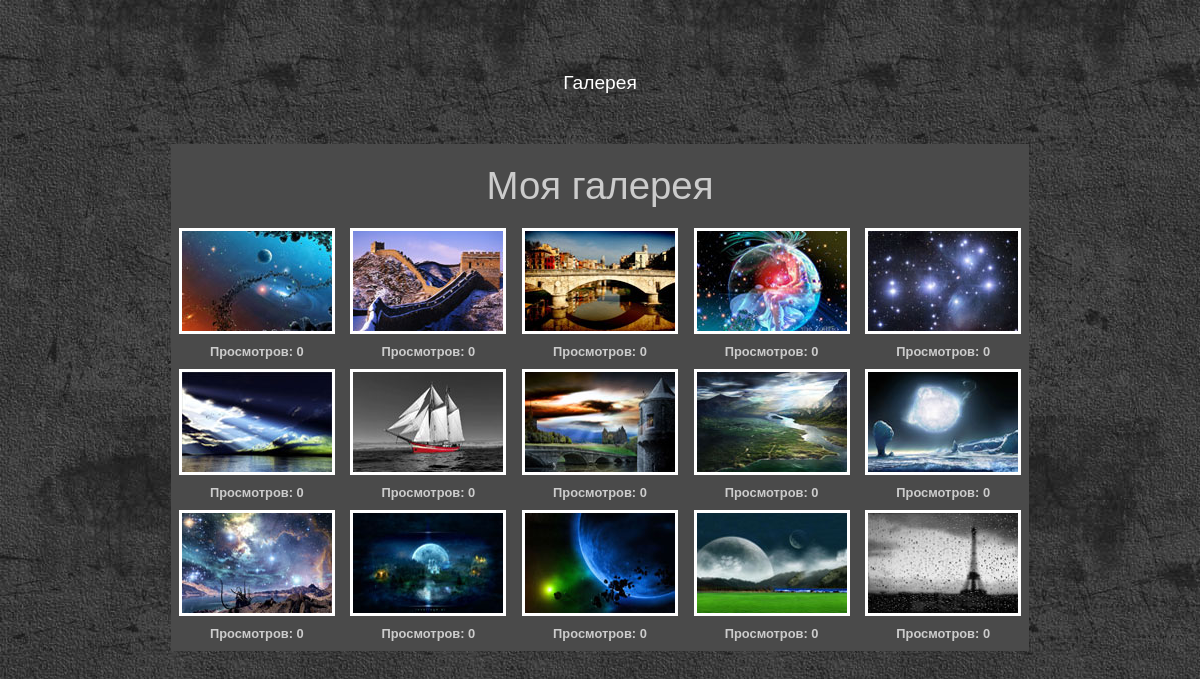
The page / on the database its author committed.
### tables this page shows
CREATE TABLE `users` (
  `id` int(11) NOT NULL,
  `name` varchar(16) NOT NULL,
  `big` varchar(10) NOT NULL DEFAULT 'big',
  `small` varchar(10) NOT NULL DEFAULT 'small',
  `vews` int(11) NOT NULL DEFAULT '0'
);

### index.php (the view, shortened to what this page needs)
<?php
$link = mysqli_connect('127.0.0.1', 'root', '', 'lesson_5');
if (isset($_GET['page'])) {
    $page = $_GET['page'];
    if (isset($_GET['id'])){
        $id = $_GET['id'];
    }
} else {
    $page = 'gallery';
}
function render ($page, $params = []) {
    return renderTemplate('main', [
        'menu' => renderTemplate('menu'),
        'content' => renderTemplate($page, $params)
    ]);
}
function renderTemplate($page, $params = []) {
    $tpl = DIR_TEMPLATES . $page . ".php";
    include  $tpl;
    return ob_get_clean();
}
function renderGallery ($link) {
    $str = '';
    $dir = DIR_IMG . "/";
    $sql = "SELECT `id`, `name`, `big`, `small`, `vews` FROM `users` ORDER BY `users`.`vews` DESC";
    $result = mysqli_query($link, $sql);
    while ($row = mysqli_fetch_assoc($result)) {
        $str .= "<div class='gallery_block'>
                <a rel=\"gallery\" class=\"photo\" href=\"/?page=img&id=" . $row['id'] . "\">
                    <img src=\"" . $dir . $row['small'] . "/" . $row['name'] . "\" width=\"150\" height=\"100\">
                </a>
                <H6>Просмотров: " . $row['vews'] . "</H6>
            </div>";
    }
    return $str;
}
switch ($page) {
    case 'gallery':
        $params['strGal'] = $strGal = renderGallery($link);
        break;
}
echo render($page, $params);

### templates/menu.php
<div class="menu">
    <a  href="/">Галерея</a>
</div>

### templates/gallery.php
<div id="main">
    <div class="post_title"><h2>Моя галерея</h2></div>
    <div class="gallery">
        <?=$strGal?>
    </div>
</div>

### templates/main.php (shortened to what this page needs)
<!DOCTYPE html>
<html>
<head>
    <link rel="stylesheet" type="text/css" href="../css/style.css">
</head>
<body>
    <?=$menu?>
    <?=$content?>
</body>
</html>

### css/style.css (style rules this page uses)
body { background: #444 url('../img/body.jpg'); color: #ffffff; font: normal 1.2em Verdana,Arial,sans-serif; height: 100%; padding-bottom: 1px; padding-top: 64px; }
.menu { display: flex; align-items: center; justify-content: space-around; padding-bottom: 50px; }
.menu a { color: #fff; text-decoration: none; }
.gallery { display: flex; flex-wrap: wrap; align-items: flex-start; justify-content: space-around; width: 100%; }
.gallery_block { width: 156px; display: flex; flex-direction: column; align-items: center; }
.gallery_block h6 { margin: 5px 5px 10px 5px; }
.gallery img { border:3px solid #fff; }
#main { width: 858px; margin:0 auto; background: #4A4A4A; color: #CCC; }
.post_title { display: flex; justify-content: center; }
.post_title h2 { font: normal 2em Arial,sans-serif; margin: 20px; padding: 0; }

### rows shown on the page
users: small+name (picture), vews "0"
users: small+name (picture), vews "0"
users: small+name (picture), vews "0"
users: small+name (picture), vews "0"
users: small+name (picture), vews "0"
users: small+name (picture), vews "0"
users: small+name (picture), vews "0"
users: small+name (picture), vews "0"
users: small+name (picture), vews "0"
users: small+name (picture), vews "0"
users: small+name (picture), vews "0"
users: small+name (picture), vews "0"
users: small+name (picture), vews "0"
users: small+name (picture), vews "0"
users: small+name (picture), vews "0"
